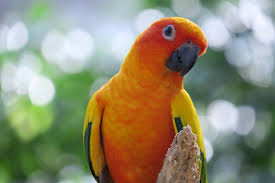
#> input picture sample.jpg, 275 x 183 px
$ jupyter execute lab5.ipynb
#> lines starting #> are read from the running program, lines starting #| are printed output that depends on the picture
[cell 1]
import cv2
import numpy as np
import matplotlib.pyplot as plt
image = cv2.imread("sample.jpg", cv2.IMREAD_GRAYSCALE)
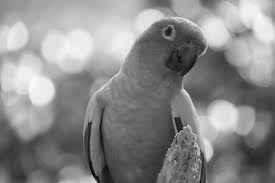
#> image: shape (183, 275); min 0, max 250, mean 138.4
filtered_image = cv2.GaussianBlur(image, (5, 5), 0)
plt.subplot(1, 2, 1)
plt.title("Original Image")
plt.imshow(image, cmap="gray")
plt.subplot(1, 2, 2)
plt.title("Filtered Image")
plt.imshow(filtered_image, cmap="gray")
plt.show()
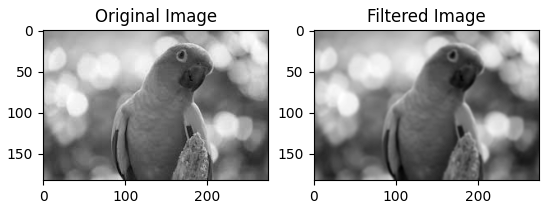
#> figure drawn by matplotlib, 2 panels

[cell 2]
from scipy.signal import convolve2d, correlate2d
kernel = np.array([[1, 2, 1], [2, 4, 2], [1, 2, 1]]) / 16
convolved = convolve2d(image, kernel, mode="same")
correlated = correlate2d(image, kernel, mode="same")

[cell 3]
import scipy.stats as stats
values = np.random.normal(0, 1, 10000)
plt.hist(values, bins=50, density=True, alpha=0.6, color="b")
x = np.linspace(-4, 4, 100)
pdf = stats.norm.pdf(x, 0, 1)
plt.plot(x, pdf, "r")
plt.title("Standard␣Normal␣Distribution")
plt.show()
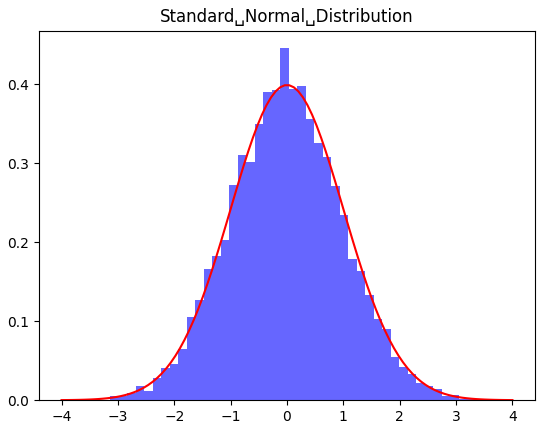
#> figure drawn by matplotlib, 1 panel; tallest bar 0.446 high, from x = -0.12 to 0.0308; curve peaks at x = -0.0404, y = 0.399

[cell 4]
noise = np.random.normal(0, 25, image.shape)
noisy_image = np.clip(image + noise, 0, 255).astype(np.uint8)
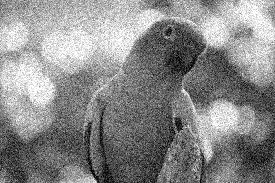
#> noisy_image: shape (183, 275); min 0, max 255, mean 137.7
plt.subplot(1, 2, 1)
plt.title("Original Image")
plt.imshow(image, cmap="gray")
plt.subplot(1, 2, 2)
plt.title("Noisy Image")
plt.imshow(noisy_image, cmap="gray")
plt.show()

$ run again, with 2.jpg copied over sample.jpg
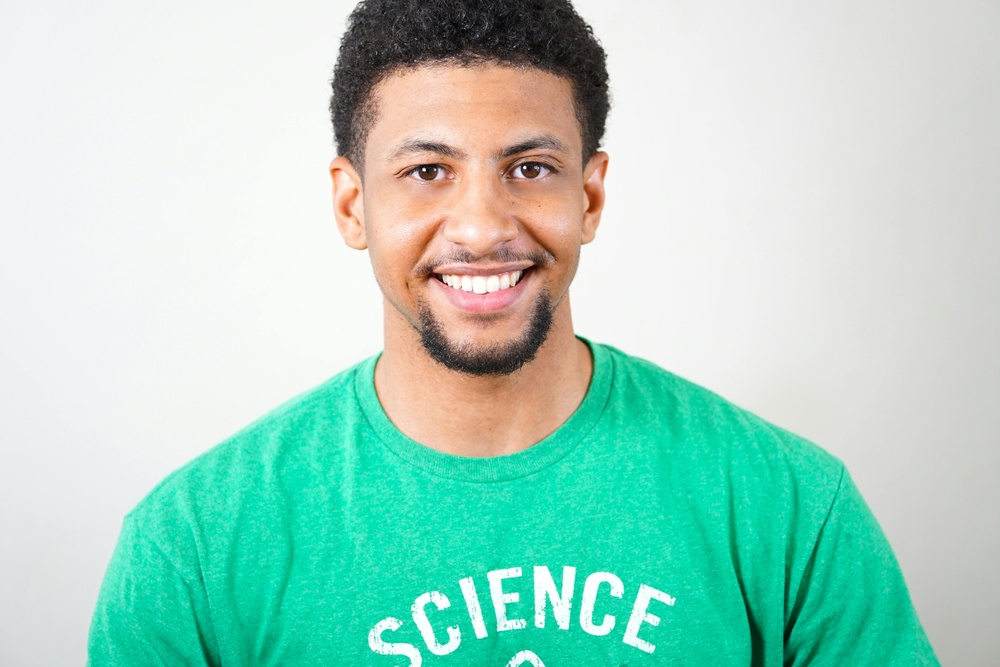
#> input picture 2.jpg, 1000 x 667 px, shrunk from 6000 x 4000 before the run
#> `image = cv2.imread("sample.jpg", cv2.IMREAD_GRAYSCALE)`:
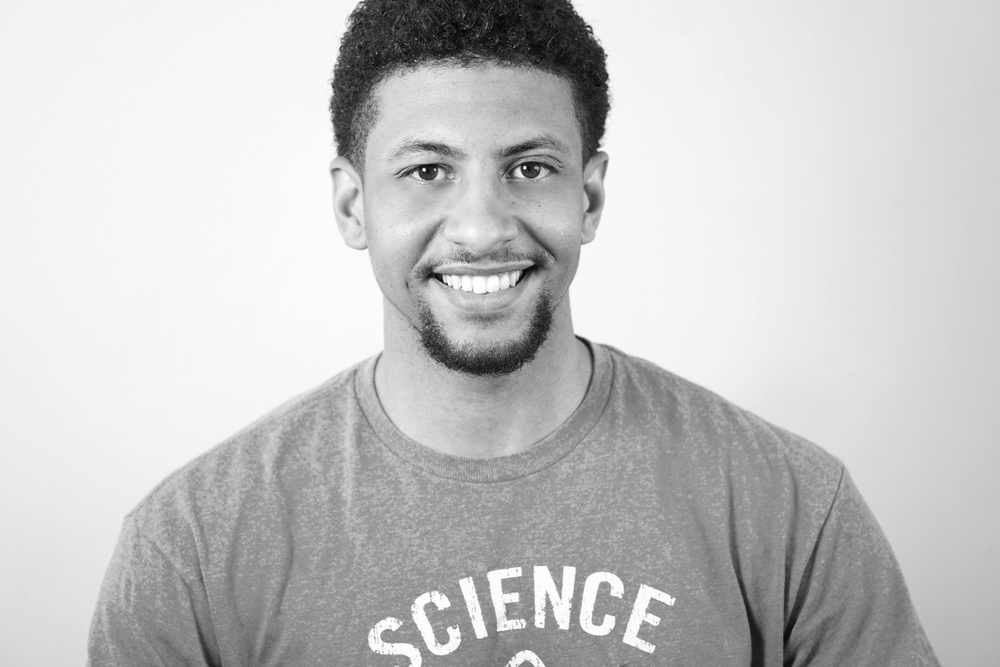
#> image: shape (667, 1000); min 2, max 255, mean 197.8
#> `plt.show()`:
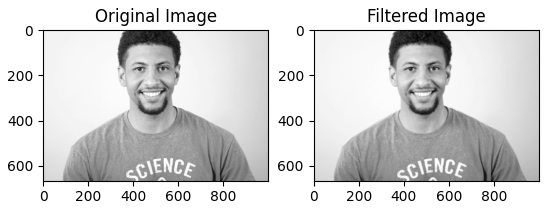
#> figure drawn by matplotlib, 2 panels

$ run again, with human.jpg copied over sample.jpg
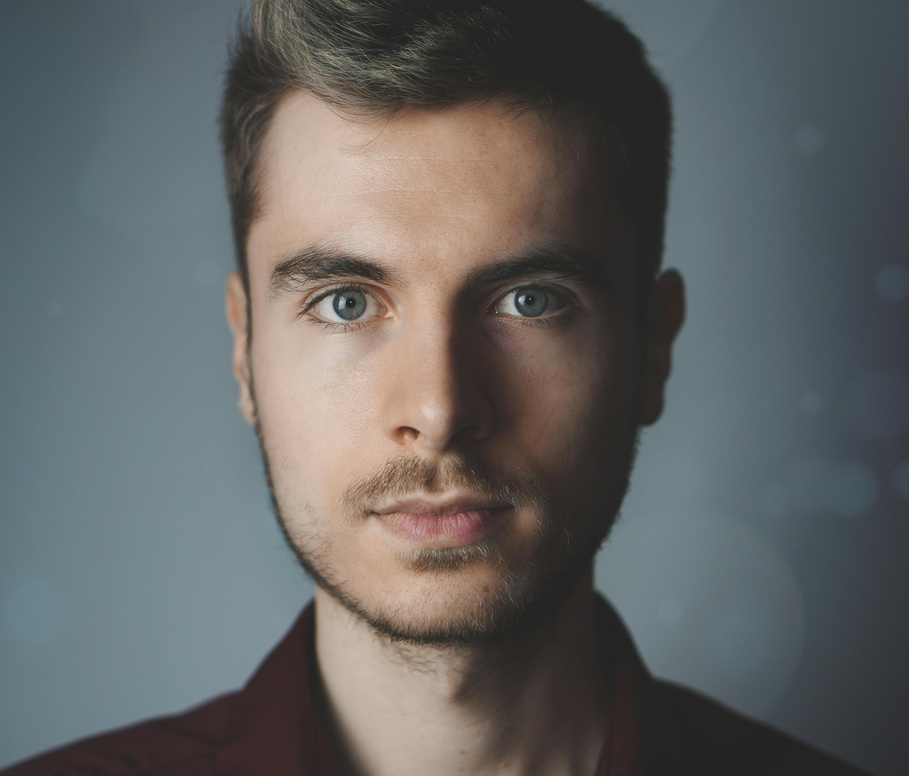
#> input picture human.jpg, 909 x 776 px, shrunk from 4684 x 4000 before the run
#> `image = cv2.imread("sample.jpg", cv2.IMREAD_GRAYSCALE)`:
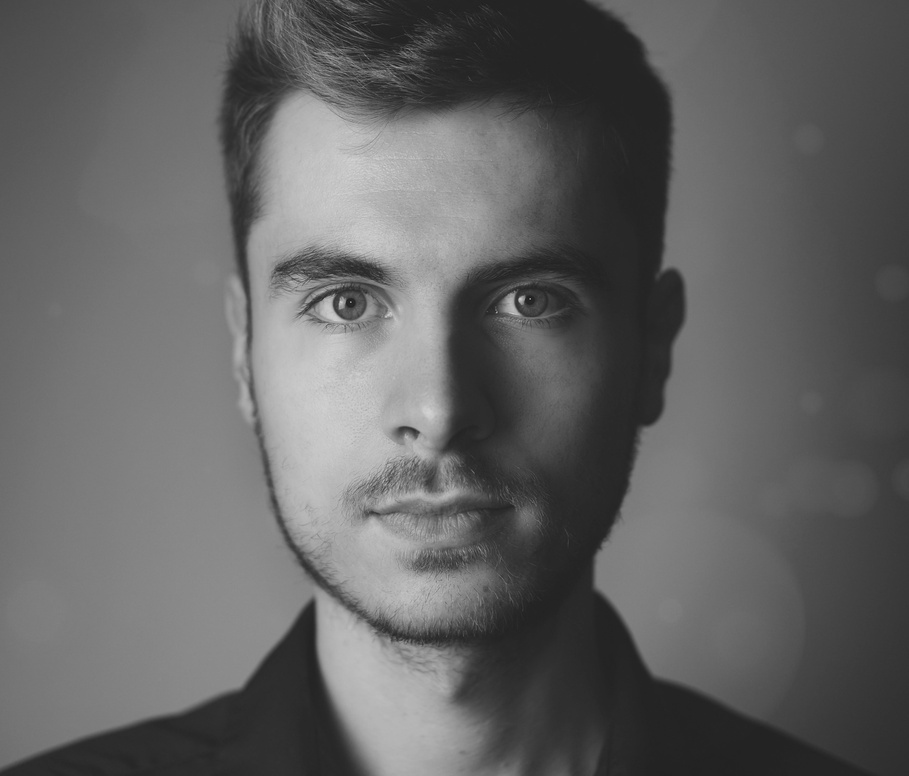
#> image: shape (776, 909); min 24, max 211, mean 98.7
#> `plt.show()`:
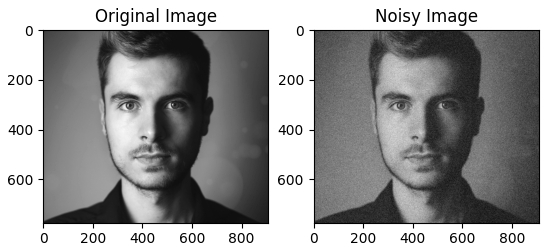
#> figure drawn by matplotlib, 2 panels

$ run again, with 1.png saved as sample.jpg
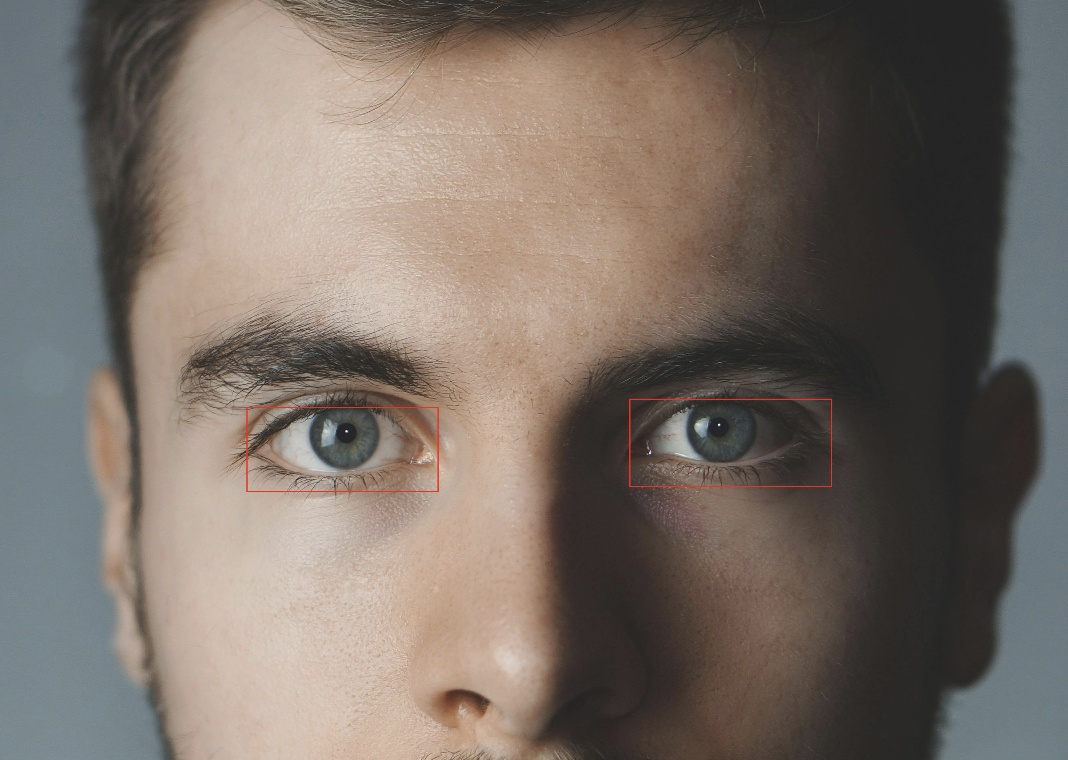
#> input picture 1.png, 1068 x 760 px
#> `image = cv2.imread("sample.jpg", cv2.IMREAD_GRAYSCALE)`:
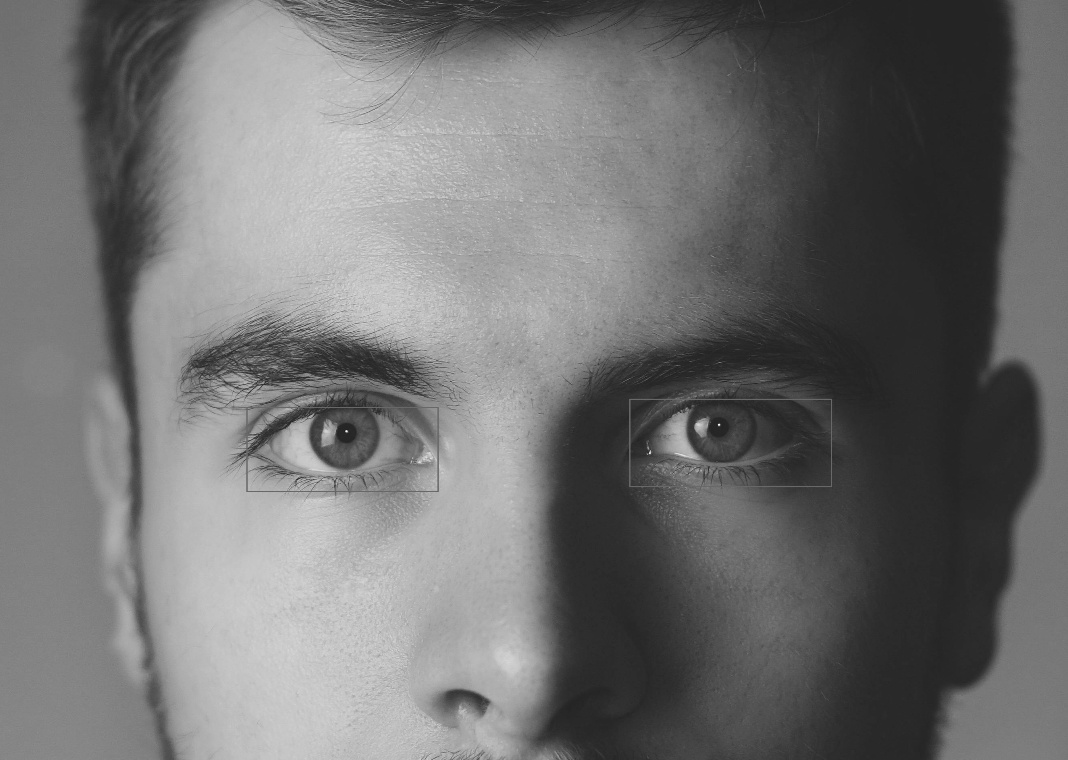
#> image: shape (760, 1068); min 30, max 251, mean 112.3
#> `plt.show()`:
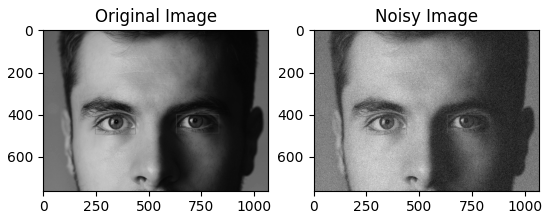
#> figure drawn by matplotlib, 2 panels
